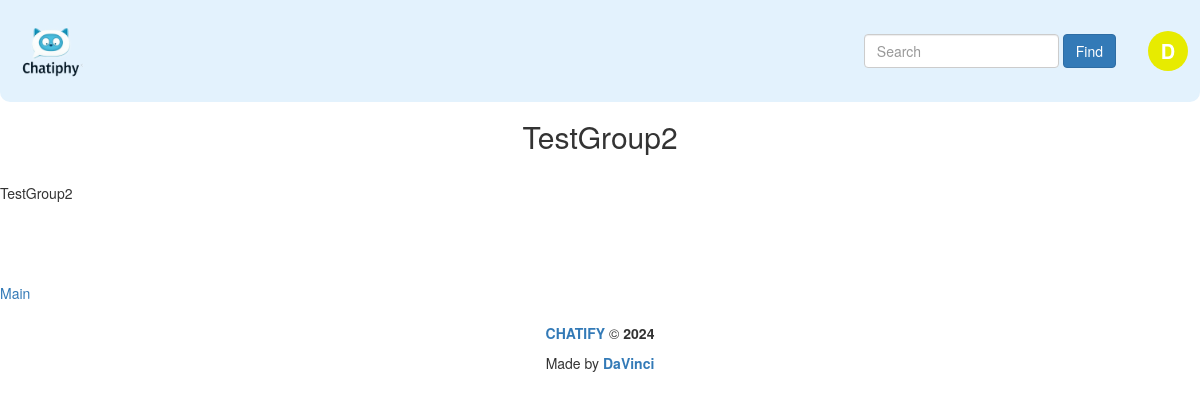
The page /groups/testgroup2 (signed in) on the database as committed earlier.
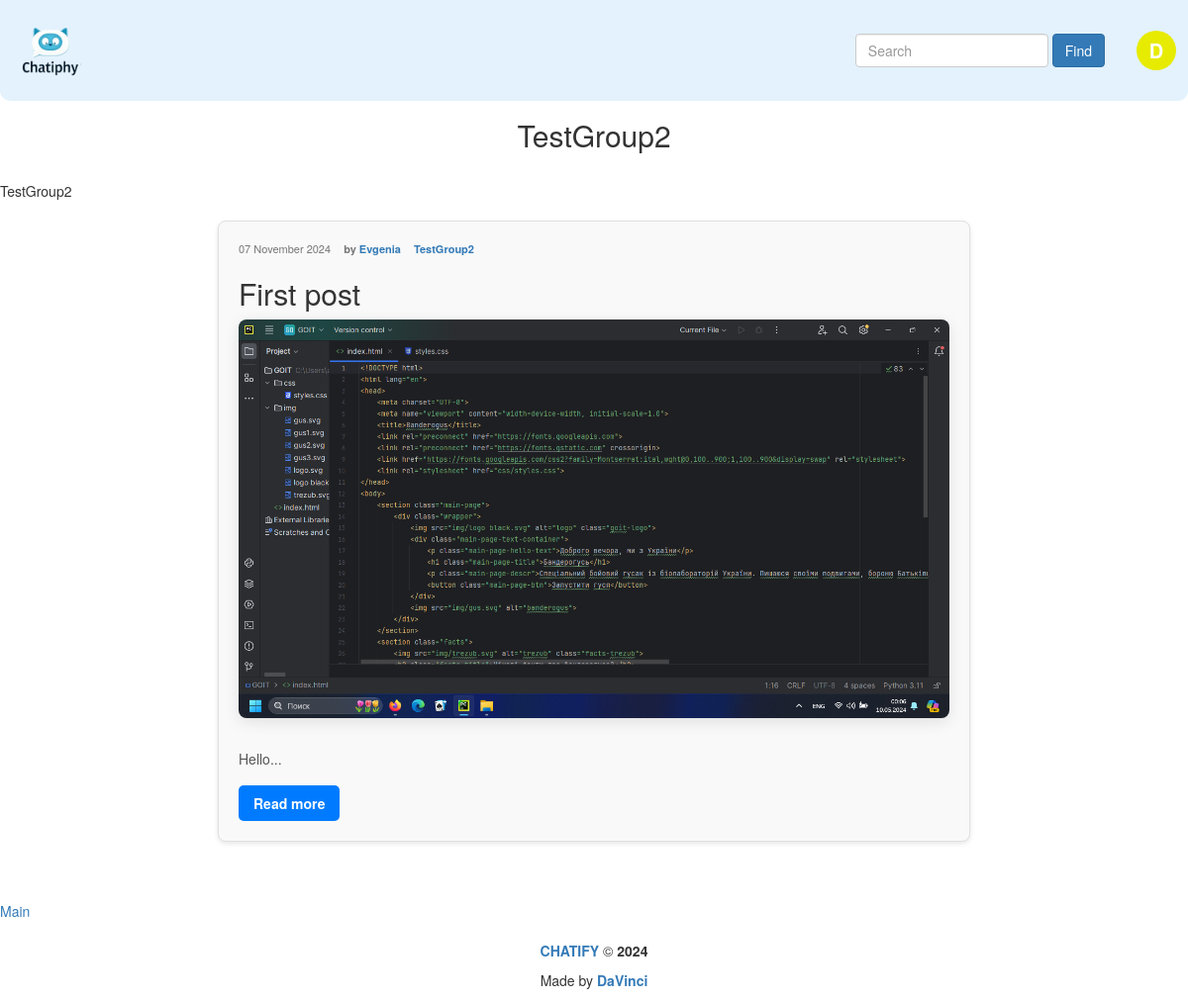
The same page on the database as committed later.
### post_maker/models.py (models this page shows, shortened)
class Post(models.Model):
    title = models.CharField(
        max_length=250,
        default=''
    )
    text = models.TextField(
        help_text="Enter the text of post"
    )
    slug = models.SlugField(
        max_length=200,
        blank=True
    )
    created = models.DateTimeField(
        auto_now_add=True
    )
    pub_date = models.DateTimeField(
        auto_now_add=True,
    )
    updated = models.DateTimeField(
        auto_now=True
    )
    author = models.ForeignKey(
        User,
        on_delete=models.CASCADE,
        verbose_name="Author",
        related_name="posts"
    )
    group = models.ForeignKey(
        Group,
        on_delete=models.SET_NULL,
        related_name="posts",
        blank=True,
        null=True,
        verbose_name="Group",
        help_text="Choose the group"
    )
    image = models.ImageField(
        "Post Image",
        upload_to="post_maker/img",
        blank=True
    )
    class Meta:
        ordering = ('-pub_date',)
        indexes = [
            models.Index(fields=['-pub_date'])
        ]
        verbose_name = "Post"
        verbose_name_plural = "Posts"
    def get_absolute_url(self):
        return reverse("post_maker:post_detail", args=[self.pk, self.slug])

class Group(models.Model):
    title = models.CharField(max_length=200, default="")
    slug = models.SlugField(max_length=200, unique=True, blank=True)
    description = models.TextField(default="")
    def __str__(self):
        return self.title

### post_maker/views.py (the view)
# urls.py: path("groups/<slug:page>", views.group_posts_page, name="group_page"),
@login_required
def group_posts_page(request, page):
    template = "post_maker/group_posts_page.html"
    group = get_object_or_404(Group, slug=page)
    posts = Post.objects.filter(group=group).order_by("-pub_date")
    paginator = Paginator(posts, 5)
    page_number = request.GET.get('page')
    page_obj = paginator.get_page(page_number)
    context = {
        "group": group,
        "page_obj":page_obj,
    }
    return render(request, template, context)

### core/context_processors/year.py (called while the page is built)
def year(request):
    year = datetime.now().year
    return {
        "year":year,
    }

### templates/post_maker/group_posts_page.html (shortened to what this page needs)
{% extends "base.html" %}
{% block content %}
    <h2 class="block-header">{{ group.title }}</h2>
    <br>
    {{ group.description }}
    <br>
    {% include "post_maker/includes/post_list.html" %}
    <br>
    <br>
    <a href="{% url 'post_maker:index' %}">Main</a>
{% endblock %}

### templates/post_maker/includes/post_list.html
<div class="post-list">
    {% for post in page_obj %}
        <div class="post-list-item">
            <div class="post-list-meta">
                <span class="post-list-date">{{post.pub_date|date:"d E Y"}}</span>
                <span class="post-list-author">by <a href="{% url 'post_maker:profile' post.author %}">{{ post.author }}</a></span>
                {% if post.group %}
                    <span class="post-list-group"><a href="{% url 'post_maker:group_page' post.group.slug %}">{{ post.group }}</a></span>
                {% endif %}
            </div>
            {% if post.title %}
                <h2 class="post-list-title">{{ post.title }}</h2>
            {% endif %}
            {% if post.image %}
                <div class="post-image">
                    <img src="{{ post.image.url }}" alt="{{ post.title }}">
                </div>
            {% endif %}
            <p class="post-excerpt">{{ post.text|slice:":30" }}...</p>
            <a href="{{ post.get_absolute_url }}" class="read-more">Read more</a>
        </div>
    {% endfor %}
</div>

Rows that differ between the two databases and show on the page:
added Post: pub_date "07 November 2024", author "Evgenia", group "TestGroup2", title "First post", image (picture), text "Hello"
